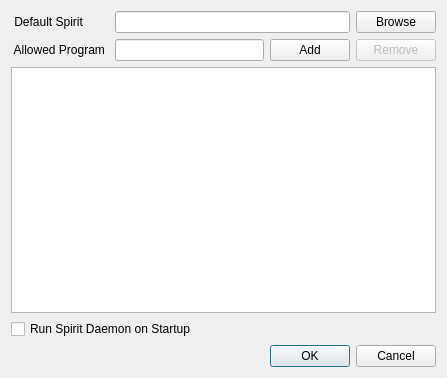
<?xml version="1.0" encoding="UTF-8"?>
<ui version="4.0">
 <class>settingsDialog</class>
 <widget class="QDialog" name="settingsDialog">
  <property name="geometry">
   <rect>
    <x>0</x>
    <y>0</y>
    <width>447</width>
    <height>378</height>
   </rect>
  </property>
  <property name="windowTitle">
   <string>Settings</string>
  </property>
  <layout class="QGridLayout" name="gridLayout_2">
   <item row="0" column="0">
    <layout class="QGridLayout" name="gridLayout">
     <item row="9" column="0" colspan="4">
      <widget class="QCheckBox" name="runOnStartupCheckbox">
       <property name="text">
        <string>Run Spirit Daemon on Startup</string>
       </property>
      </widget>
     </item>
     <item row="2" column="0">
      <widget class="QLabel" name="defaultSpiritLbl">
       <property name="text">
        <string> Default Spirit</string>
       </property>
      </widget>
     </item>
     <item row="4" column="0">
      <widget class="QLabel" name="label">
       <property name="text">
        <string> Allowed Program </string>
       </property>
      </widget>
     </item>
     <item row="2" column="1" colspan="2">
      <widget class="QLineEdit" name="defaultSpiritText"/>
     </item>
     <item row="2" column="3">
      <widget class="QPushButton" name="selectDefaultSpiritBtn">
       <property name="text">
        <string>Browse</string>
       </property>
      </widget>
     </item>
     <item row="4" column="3">
      <widget class="QPushButton" name="removeBtn">
       <property name="enabled">
        <bool>false</bool>
       </property>
       <property name="text">
        <string>Remove</string>
       </property>
      </widget>
     </item>
     <item row="4" column="1">
      <widget class="QLineEdit" name="lineEdit">
       <property name="enabled">
        <bool>true</bool>
       </property>
      </widget>
     </item>
     <item row="4" column="2">
      <widget class="QPushButton" name="addBtn">
       <property name="enabled">
        <bool>true</bool>
       </property>
       <property name="text">
        <string>Add</string>
       </property>
      </widget>
     </item>
     <item row="5" column="0" colspan="4">
      <widget class="QListView" name="programsListView">
       <property name="editTriggers">
        <set>QAbstractItemView::NoEditTriggers</set>
       </property>
       <property name="selectionBehavior">
        <enum>QAbstractItemView::SelectRows</enum>
       </property>
      </widget>
     </item>
    </layout>
   </item>
   <item row="1" column="0">
    <widget class="QDialogButtonBox" name="buttonBox">
     <property name="orientation">
      <enum>Qt::Horizontal</enum>
     </property>
     <property name="standardButtons">
      <set>QDialogButtonBox::Cancel|QDialogButtonBox::Ok</set>
     </property>
    </widget>
   </item>
  </layout>
 </widget>
 <resources/>
 <connections>
  <connection>
   <sender>buttonBox</sender>
   <signal>accepted()</signal>
   <receiver>settingsDialog</receiver>
   <slot>accept()</slot>
   <hints>
    <hint type="sourcelabel">
     <x>248</x>
     <y>254</y>
    </hint>
    <hint type="destinationlabel">
     <x>157</x>
     <y>274</y>
    </hint>
   </hints>
  </connection>
  <connection>
   <sender>buttonBox</sender>
   <signal>rejected()</signal>
   <receiver>settingsDialog</receiver>
   <slot>reject()</slot>
   <hints>
    <hint type="sourcelabel">
     <x>316</x>
     <y>260</y>
    </hint>
    <hint type="destinationlabel">
     <x>286</x>
     <y>274</y>
    </hint>
   </hints>
  </connection>
 </connections>
</ui>
